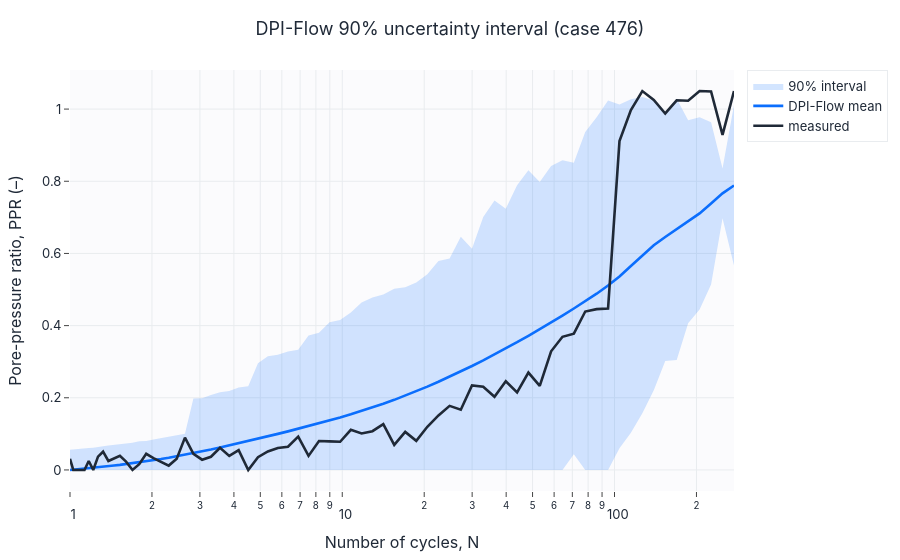
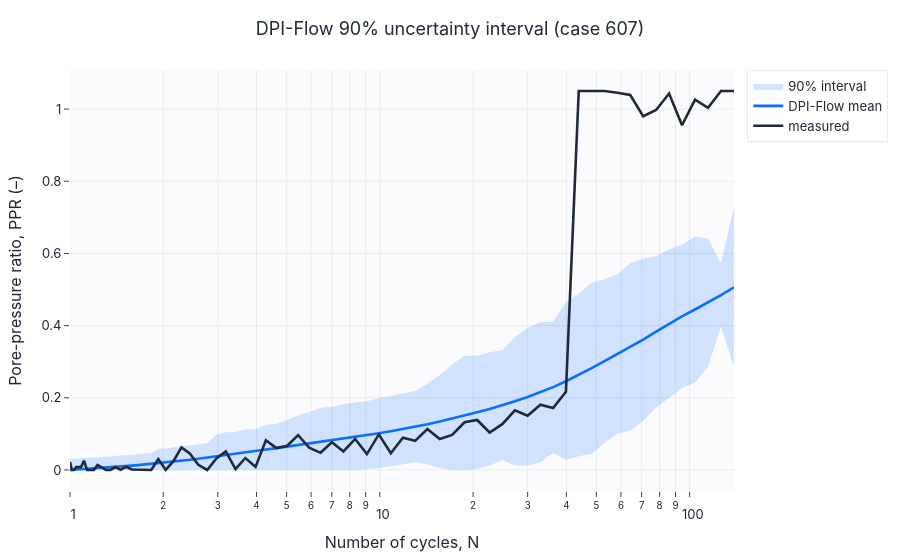

Notebook cell for these charts, in order:
### Markdown cell above
## DPI-Flow uncertainty bands

### Code cell
std = np.sqrt(np.exp(dpi_out["traj_logvar"]))
for idx in pick[:2]:
    mean = dpi_out["traj_mean"][idx]
    lower = np.clip(mean - 1.64 * std[idx], 0, 1.05); upper = np.clip(mean + 1.64 * std[idx], 0, 1.05)
    line_with_bands(cycles[idx], mean, lower, upper,
                    extra=[{"x": cycles[idx], "y": r_true[idx], "name": "measured", "color": "#1f2937", "width": 2.6}],
                    mean_name="DPI-Flow mean", band_name="90% interval",
                    title=f"DPI-Flow 90% uncertainty interval (case {idx})",
                    xlabel="Number of cycles, N", ylabel="Pore-pressure ratio, PPR (–)", logx=True,
                    save=SAVE_FIGS, fig_id=f"3_3_uncertainty_case_{idx}").show()
